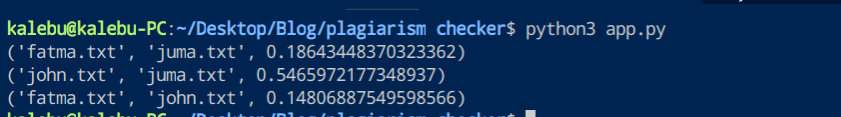
#> input picture image.png, 841 x 117 px; its folder holds only this picture in this run
$ python app.py
#> lines starting #> are read from the running program, lines starting #| are printed output that depends on the picture
import os
from sklearn.feature_extraction.text import TfidfVectorizer
from sklearn.metrics.pairwise import cosine_similarity
from PIL import Image
import imagehash
import csv

# --------------- TEXT COMPARISON SECTION ---------------

def get_text_files():
    return [file for file in os.listdir() if file.endswith('.txt')]

def read_text_files(files):
    return [open(file, encoding='utf-8').read() for file in files]

# Use n-grams (bigrams or trigrams) and stopwords removal
def vectorize(texts, ngram_range=(1, 1)):
    return TfidfVectorizer(stop_words='english', ngram_range=ngram_range).fit_transform(texts).toarray()

def similarity(doc1, doc2):
    return cosine_similarity([doc1], [doc2])[0][0]

def check_text_plagiarism(files, vectors, similarity_threshold=0.8):
    results = set()
    paired_vectors = list(zip(files, vectors))
    for i in range(len(paired_vectors)):
        for j in range(i + 1, len(paired_vectors)):
            file1, vec1 = paired_vectors[i]
            file2, vec2 = paired_vectors[j]
            score = similarity(vec1, vec2)
            if score >= similarity_threshold:  # Apply threshold
                results.add((file1, file2, round(score, 4)))
    return results

# --------------- IMAGE COMPARISON SECTION ---------------

def get_image_files():
    return [file for file in os.listdir() if file.lower().endswith(('.png', '.jpg', '.jpeg'))]

def resize_image(image, size=(256, 256)):
    return image.resize(size)

def get_image_hashes(files):
    image_hashes = {}
    for file in files:
        with Image.open(file) as img:
#> img is the input picture: PIL image 841x117 RGB; mean R, G, B 14.9, 49.9, 91.1
            img_resized = resize_image(img)  # Resize images before hashing
#> in resize_image, `return image.resize(size)`:
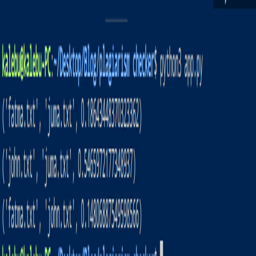
#> returned value: PIL image 256x256 RGB; mean R, G, B 15.3, 49.9, 91.1
            image_hashes[file] = imagehash.phash(img_resized)
    return image_hashes

def compare_images(image_hashes):
    results = set()
    files = list(image_hashes.items())
    for i in range(len(files)):
        for j in range(i + 1, len(files)):
            file1, hash1 = files[i]
            file2, hash2 = files[j]
            diff = hash1 - hash2  # Hamming distance
            results.add((file1, file2, diff))
    return results

# --------------- EXPORT RESULTS TO CSV ---------------

def export_results_to_csv(results, file_name="plagiarism_results.csv"):
    with open(file_name, mode='w', newline='', encoding='utf-8') as file:
        writer = csv.writer(file)
        writer.writerow(["File1", "File2", "Similarity/Difference"])
        for res in results:
            writer.writerow(res)

# --------------- RUN EVERYTHING ---------------

def main():
    print("Checking text files...")
    text_files = get_text_files()
    if text_files:
        texts = read_text_files(text_files)
        vectors = vectorize(texts, ngram_range=(1, 2))  # Using bigrams for better context
        text_results = check_text_plagiarism(text_files, vectors, similarity_threshold=0.85)  # Threshold of 85%
        for res in sorted(text_results, key=lambda x: x[2], reverse=True):
            print(f"[TEXT] Similarity between {res[0]} and {res[1]}: {res[2]*100:.2f}%")
        export_results_to_csv(text_results, "text_plagiarism_results.csv")
    else:
        print("No text files found.")

    print("\nChecking image files...")
    image_files = get_image_files()
    if image_files:
        image_hashes = get_image_hashes(image_files)
        image_results = compare_images(image_hashes)
        for res in sorted(image_results, key=lambda x: x[2]):
            print(f"[IMAGE] Difference between {res[0]} and {res[1]}: {res[2]} (0 means identical)")
        export_results_to_csv(image_results, "image_plagiarism_results.csv")
    else:
        print("No image files found.")

if __name__ == "__main__":
    main()
#> (the call stopped at in get_image_hashes, `image_hashes[file] = imagehash.phash(img_resized)`: imagehash is not available in this run)
